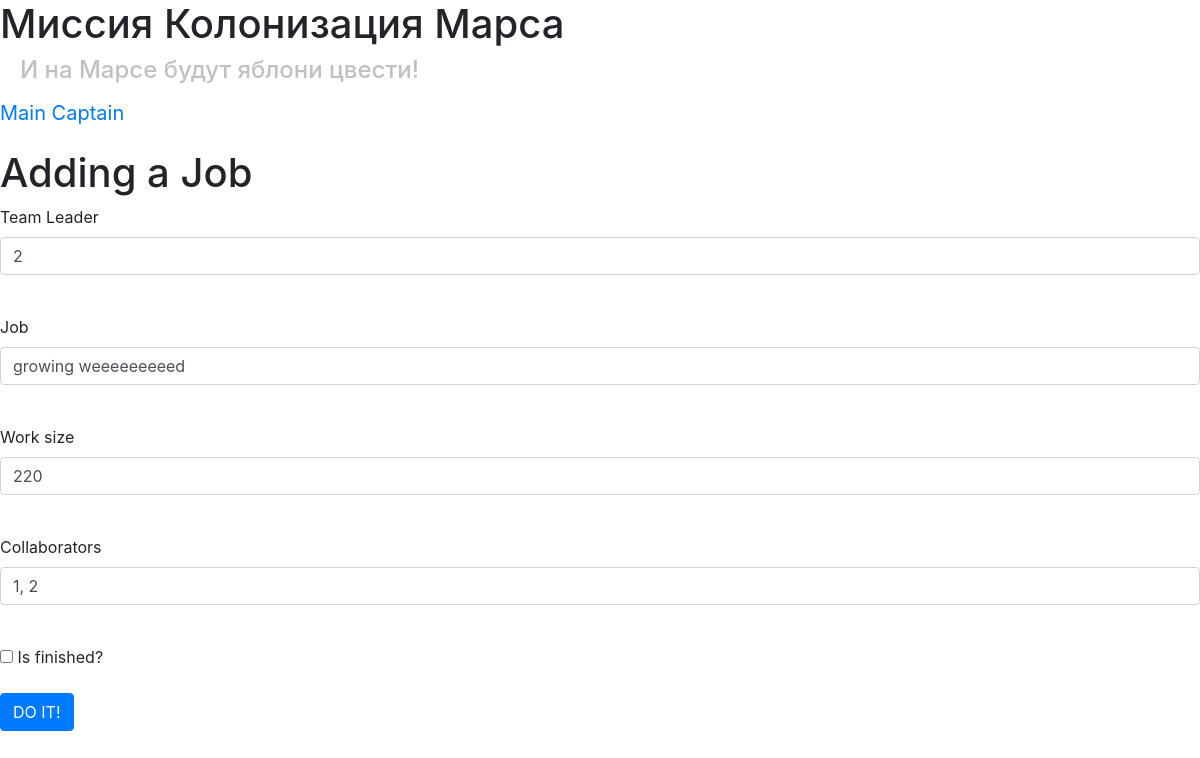
/job/3 (signed in), run on an earlier commit of the app's database.
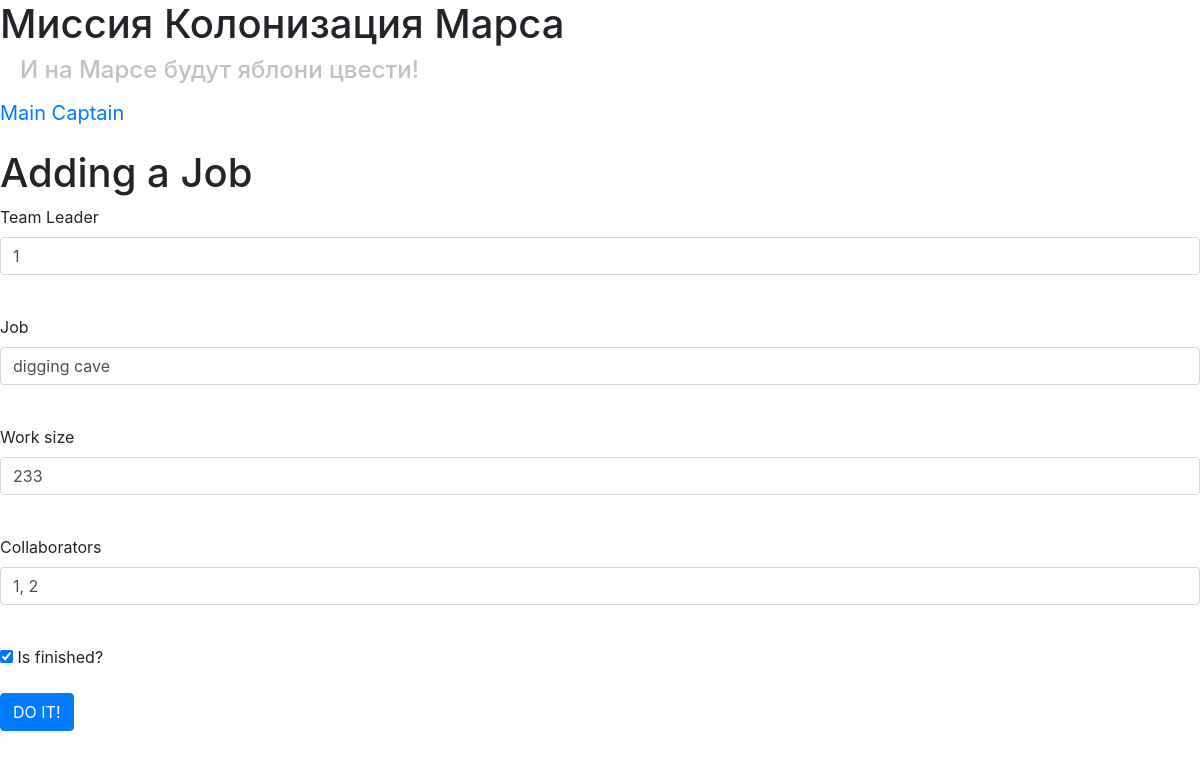
And on a later commit of the database.
### data/jobs.py (models this page shows)
class Jobs(SqlAlchemyBase, SerializerMixin):
    __tablename__ = 'jobs'
    id = sqlalchemy.Column(sqlalchemy.Integer,
                           primary_key=True, autoincrement=True)
    user = orm.relation('User')
    team_leader = sqlalchemy.Column(sqlalchemy.Integer, sqlalchemy.ForeignKey("users.id"))
    job = sqlalchemy.Column(sqlalchemy.String, nullable=True)
    work_size = sqlalchemy.Column(sqlalchemy.Integer)
    collaborators = sqlalchemy.Column(sqlalchemy.String, nullable=True)
    start_date = sqlalchemy.Column(sqlalchemy.DateTime, default=datetime.datetime.now)
    end_date = sqlalchemy.Column(sqlalchemy.DateTime, nullable=True)
    is_finished = sqlalchemy.Column(sqlalchemy.Boolean)
    category = orm.relation("Category",
                              secondary="association",
                              backref="jobs")

### main.py (the view, shortened to what this page needs)
@app.route('/job/<int:id>', methods=['GET', 'POST'])
@login_required
def edit_job(id):
    form = JobsForm()
    if request.method == "GET":
        session = create_session()
        jobs = session.query(Jobs).all()
        a = False
        for i in range(len(jobs)):
            if jobs[i].id == id and jobs[i].user == current_user or jobs[i].id == id and current_user.id == 1:
                form.team_leader.data = jobs[i].team_leader
                form.job.data = jobs[i].job
                form.is_finished.data = jobs[i].is_finished
                form.work_size.data = jobs[i].work_size
                form.collaborators.data = jobs[i].collaborators
                a = True
                break
        if not a:
            abort(404)
    return render_template('jobs.html', title='Редактирование работы', form=form)

### main.py
class JobsForm(FlaskForm):
    team_leader = IntegerField('Team Leader', validators=[DataRequired()])
    job = StringField("Job", validators=[DataRequired()])
    work_size = IntegerField('Work size', validators=[DataRequired()])
    collaborators = StringField("Collaborators", validators=[DataRequired()])
    is_finished = BooleanField("Is finished?")
    submit = SubmitField('DO IT!')

### data/db_session.py (called while the page is built)
def create_session() -> Session:
    global __factory
    return __factory()

### main.py (called while the page is built)
@login_manager.user_loader
def load_user(user_id):
    session = create_session()
    return session.query(User).get(user_id)

### templates/jobs.html (shortened to what this page needs)
{% extends "base.html" %}
{% block content %}
<h1>Adding a Job</h1>
<form action="" method="post">
    <p>
        {{ form.team_leader.label }}<br>
        {{ form.team_leader(class="form-control") }}<br>
    </p>
    <p>
        {{ form.job.label }}<br>
        {{ form.job(class="form-control") }}<br>
    </p>
    <p>
        {{ form.work_size.label }}<br>
        {{ form.work_size(class="form-control") }}<br>
    </p>
    <p>
        {{ form.collaborators.label }}<br>
        {{ form.collaborators(class="form-control") }}<br>
    </p>
    <p>{{ form.is_finished() }} {{ form.is_finished.label }}</p>
    <p>{{ form.submit(type="submit", class="btn btn-primary") }}</p>
</form>
{% endblock %}

What changed in the data, as far as the page shows it:
changed Jobs: team_leader "2" → "1"; job "growing weeeeeeeeed" → "digging cave"; work_size "220" → "233"; is_finished "☐" → "☑"
